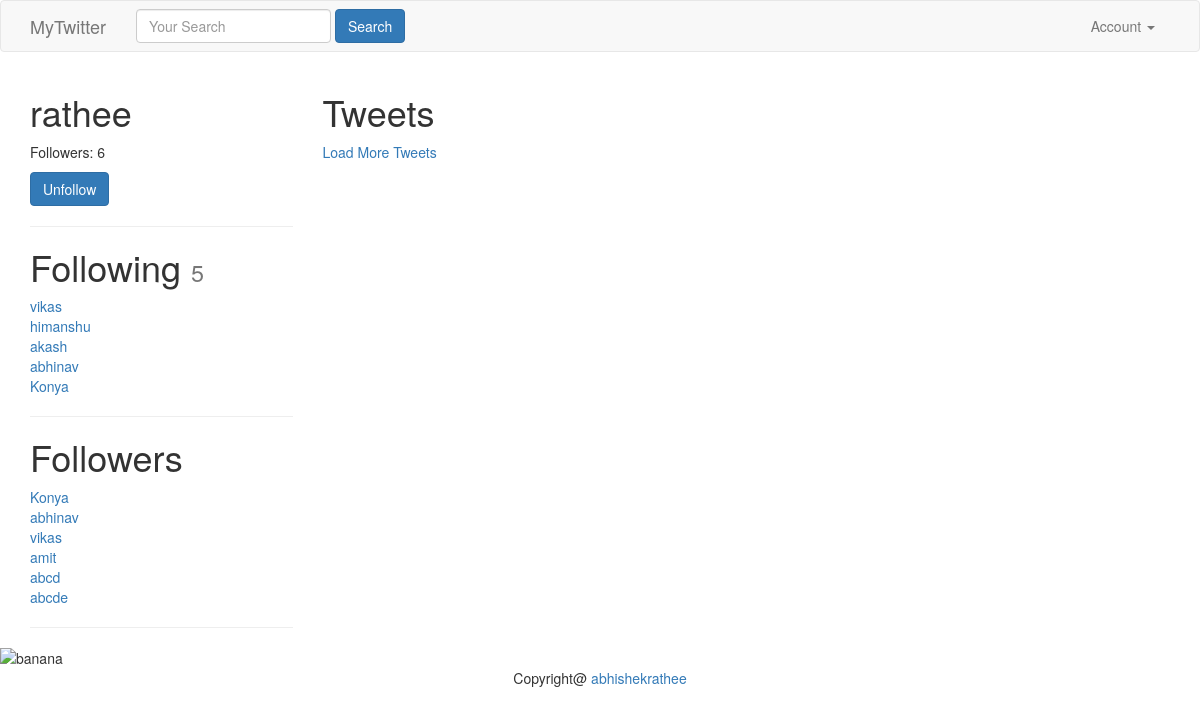
The app's page /rathee/ (signed in), older data.
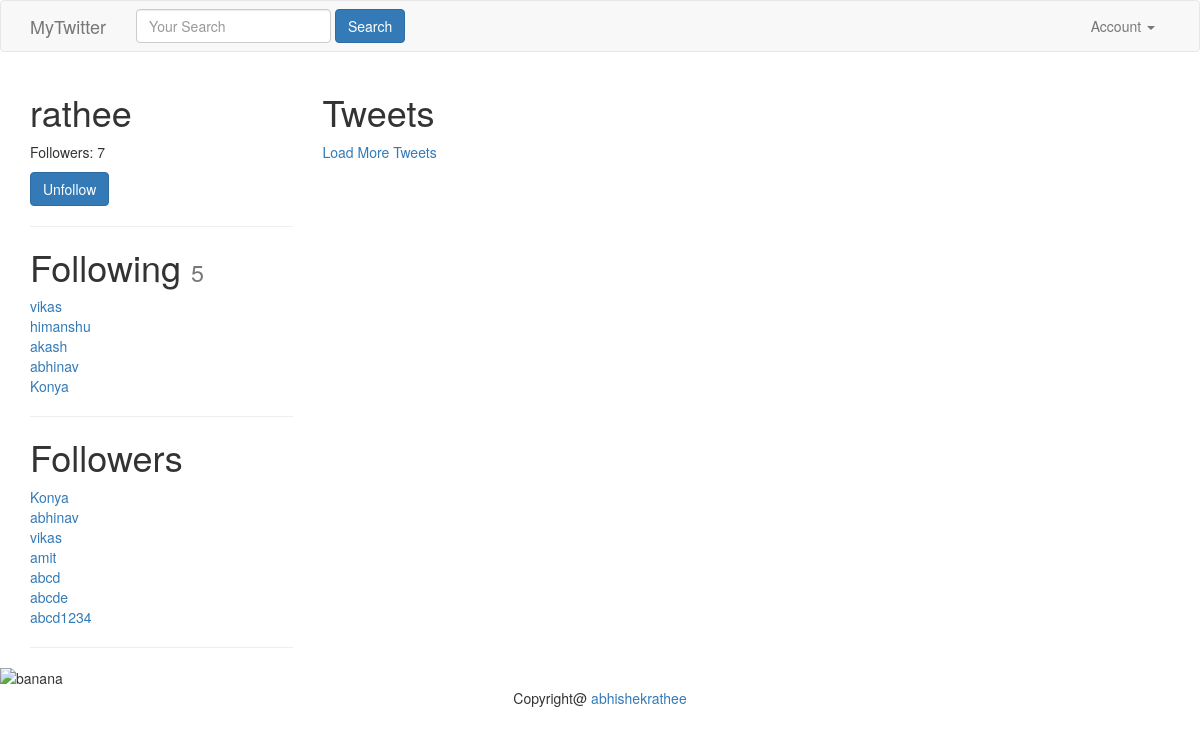
The same page, newer data.
### accounts/models.py (models this page shows, shortened)
class UserProfile(models.Model):
    user        = models.OneToOneField(settings.AUTH_USER_MODEL, related_name='profile') # user.profile
    following   = models.ManyToManyField(settings.AUTH_USER_MODEL, blank=True, related_name='followed_by')
    objects = UserProfileManager() # UserProfile.objects.all()
    def get_following(self):
        users  = self.following.all() # User.objects.all().exclude(username=self.user.username)
        return users.exclude(username=self.user.username)
    def get_follow_url(self):
        return reverse_lazy("profiles:follow" , kwargs= {"username":self.user.username} )
    def get_absolute_url(self):
          return reverse_lazy("profiles:detail" , kwargs= {"username":self.user.username})

### accounts/views.py (the view)
# urls.py: url(r'^(?P<username>[\w.@+-]+)/$', UserDetailView.as_view(),name="detail"), #pk --> dynamic url routing
class UserDetailView(LoginRequiredMixin,DetailView):
	template_name = 'accounts/user_detail.html'
	queryset= User.objects.all()
	def get_object(self):
		return get_object_or_404(User, username__iexact = self.kwargs.get('username'))
	def get_context_data(self,*args,**kwargs):
		context = super(UserDetailView,self).get_context_data(*args,**kwargs)
		following = UserProfile.objects.is_following(self.request.user, self.get_object())
		context['following'] = following
		context['recommended'] = UserProfile.objects.recommended(self.request.user)
		return context

### accounts/models.py (called while the page is built)
    def all(self):
        qs = self.get_queryset().all()
        try:
            if self.instance:
                qs = qs.exclude(user=self.instance)
        except:
            pass
        return qs

    def is_following(self,user,followed_by_user):
        user_profile, created = UserProfile.objects.get_or_create(user = user)
        if created:
            return False
        if followed_by_user in user_profile.following.all():
            return True
        return False

    def recommended(self, user,limit_to= 10):
        profile = user.profile
        following=profile.following.all()
        following=profile.get_following()
        qs = self.get_queryset().exclude(user__in = following).exclude(id = profile.id).order_by("?")[:limit_to]
        return qs

### accounts/templates/accounts/user_detail.html (shortened to what this page needs)
{% extends "base.html" %}
{% block title %} Detailed Tweet | {{ block.super}}{% endblock title %} {% block content %}
<div class="row">
    <div class="col-sm-3 col-xs-12 " style="background-color: white">
        <h1>{{ object.username }}</h1>
        <p>Followers: {{ object.followed_by.all.count }}</p>
        <p><a class="btn btn-primary" href='{{ object.profile.get_follow_url }}'>
        {% if following %}Unfollow
        {% else %} Follow
        {% endif %}</a></p>
    <hr/>
    <h1>Following <small> {{ object.profile.get_following.count  }} </small></h1>
    {% for user in object.profile.get_following %}
    <a href="/{{user.username}}">
    {{ user.username }} </a><br/>
    {% empty %}
    <h3>Not following any user</h3>
    {% endfor %}
    <hr/>
    <h1>Followers  </h1>
    {% for profile in object.followed_by.all %}
    <a href="/{{ profile.user.username }}">
    {{ profile.user.username }}</a> <br/>
    {% empty %}
    <h3>Not followed by  any user</h3>
    {% endfor %}
    <hr/>
    </div>
    <div class="col-sm-9 col-xs-12">
    <h1>Tweets</h1>
        <a href="#" id="loadmore">Load More Tweets</a>
    </div>
</div>
{% endblock content %}

Row changes from the older to the newer data that the page shows:
added UserProfile: user.username "abcd1234"
Text that changed along with them:
{{ object.followed_by.all.count }}: "6" → "7"
